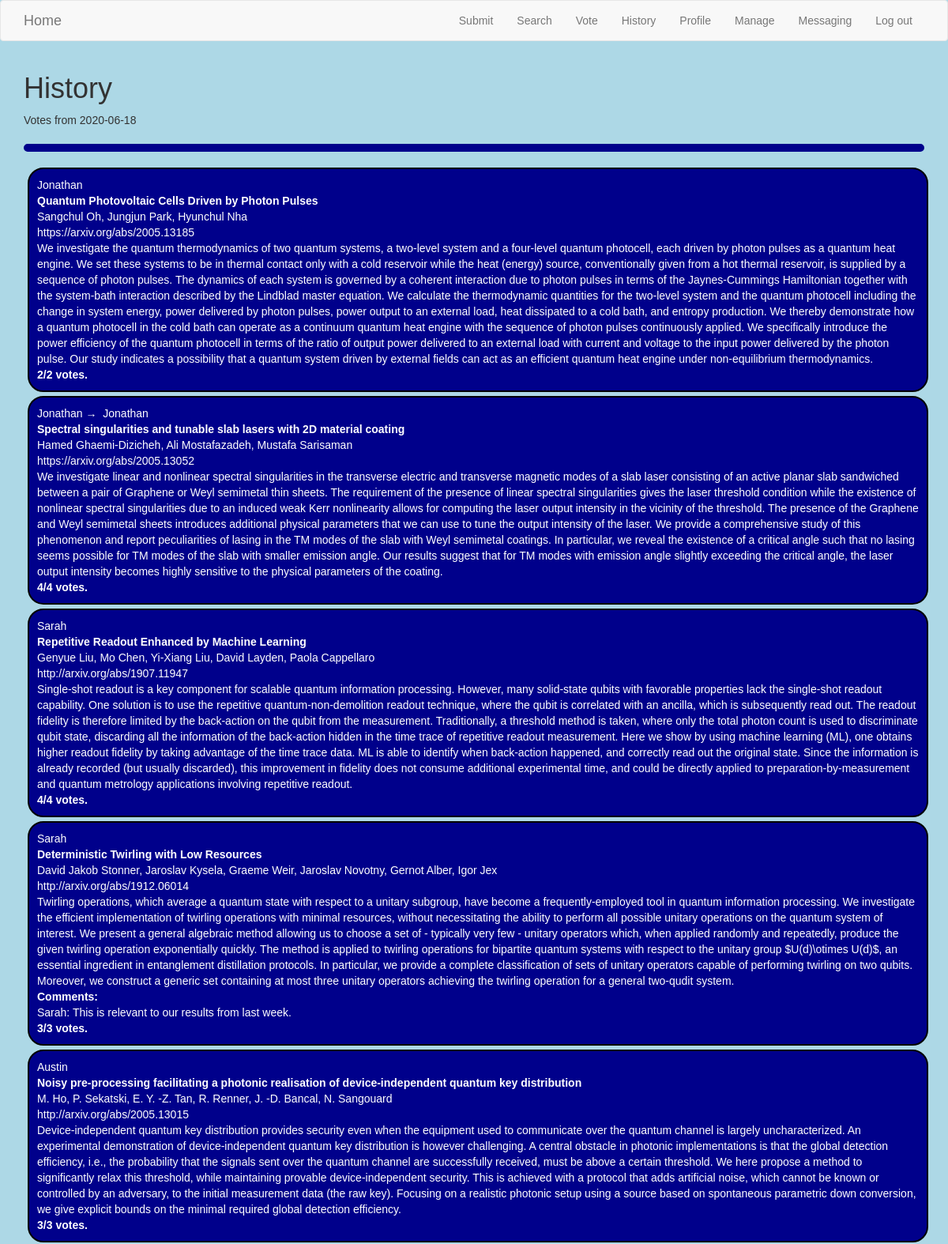
The app's page /history?week=2020-06-18 (signed in, upper part) with its own data.
### app/models.py (models this page shows, shortened)
class Paper(db.Model):
    id = db.Column(db.Integer, primary_key=True)
    title = db.Column(db.String(140))
    timestamp = db.Column(db.Date, index=True, default=datetime.utcnow)
    link = db.Column(db.String(140))
    abstract = db.Column(db.String(512))
    authors = db.Column(db.String(256))
    voted = db.Column(db.Date)
    score_n = db.Column(db.Integer)
    score_d = db.Column(db.Integer)
    comment = db.Column(db.String(256))
    subber_id = db.Column(db.Integer, db.ForeignKey('user.id'))
    volunteer_id = db.Column(db.Integer, db.ForeignKey('user.id'))
    subber = db.relationship('User', backref='subs',
                             foreign_keys=[subber_id])
    volunteer = db.relationship('User', backref='vols',
                             foreign_keys=[volunteer_id])

class User(UserMixin, db.Model):
    id = db.Column(db.Integer, primary_key=True)
    username = db.Column(db.String(64), index=True, unique=True)
    firstname = db.Column(db.String(64))
    lastname = db.Column(db.String(64))
    email = db.Column(db.String(120), index=True, unique=True)
    password_hash = db.Column(db.String(128))
    admin = db.Column(db.Boolean, default=False)
    password_hold = db.Column(db.String(128))
    retired = db.Column(db.Boolean, default=False)
    hp = db.Column(db.Integer, default=0)

### app/main/routes.py (the view)
@bp.route('/history')
@login_required
def history():
    poppers = ['latest', 'scroll']
    poppers.extend([i for i in range(99)])
    for i in poppers:
        if i in session:
            session.pop(i, None)
    week = request.args.get('week', None)
    if week:
        papers = (Paper.query.filter_by(voted = week)
                      .order_by(cast(Paper.score_n, Float)
                                /cast(Paper.score_d, Float)).all())
        papers.reverse()
        return render_template('main/history.html', papers=papers,
                               showvote=True, showsub=True)
    weeks = [paper.voted for paper
             in Paper.query.group_by(Paper.voted).all()]
    weeks.reverse()
    weeks.pop(-1)
    return render_template('main/history.html', weeks=weeks)

### app/models.py (called while the page is built)
@login.user_loader
def load_user(id):
    return User.query.get(int(id))

### app/templates/main/history.html
{% extends 'base.html' %}
{% block app_content %}
<h1>History</h1>
{% if papers %}
Votes from {{ papers[0].voted }}<hr>
{% for paper in papers %}
{% include 'main/_paper.html' %}
{% endfor %}
{% else %}
{% for week in weeks %}
<a href='{{ url_for('main.history', week=week) }}'>{{ week }}</a><br>
{% endfor %}
{% endif %}
{% endblock %}

### app/templates/main/_paper.html (shortened to what this page needs)
<div class='table table-hover'>
  <tr>
    <td width='70px'>
      {% if showsub %}
      <a href="{{ url_for('main.user', username=paper.subber.username) }}">
	{{ paper.subber.firstname }}
      </a>
      {% if paper.volunteer.firstname is defined %}
      &#8594;&nbsp;
      <a href="{{ url_for('main.user', username=paper.volunteer.username) }}">
	{{ paper.volunteer.firstname }}
      </a>
      {% endif %}<br>
      {% endif %}
    </td>
    <td>
      <span class='title'>{{ paper.title }}</span><br>
      {{ paper.authors }}<br>
      <a href='{{ paper.link }}'>{{ paper.link }}</a><br>
      {{ paper.abstract|replace('\\\\', '\\') }}<br>
      {% if showsub %}{% if paper.comment %}{% set comment = paper.comment.split('\n') %}
      <div class='comment'><span style='font-weight: bold;'>Comments:<br>
	</span>{% for i in comment  %}{{ i }}<br>{% endfor %}</div>
      {% endif %}{% endif %}
      {% if showvote %}
      <span class='votes'>
	{{ paper.score_n }}/{{ paper.score_d }} votes.
      </span>
      {% endif %}
    </td>
  </tr>
{% if not extras %}</div>{% endif %}

### app/static/style.css (style rules this page uses)
body { background-color: lightblue; font-family: arial; }
.title { font-weight: bold; }
hr { border: 5px solid darkblue; border-radius: 5px; }
.table-hover { border: 2px solid black; border-radius: 20px; padding: 10px; margin: 5px; background-color: darkblue; color: white; }
.table-hover a { color:white; }
.votes { font-weight: bold; }

### records on screen
Paper: voted "2020-06-18", subber.firstname "Jonathan", title "Quantum Photovoltaic Cells Driven by Photon Pulses", authors "Sangchul Oh, Jungjun Park, Hyunchul Nha", link "https://arxiv.org/abs/2005.13185", abstract "We investigate the quantum thermodynamics of two quantum systems, a two-level system and a four-level quantum photocell, each driven by photon pulses as a quantum heat engine. We set these systems to be in thermal contact only with a cold reservoir while the heat (energy) source, conventionally given from a hot thermal reservoir, is supplied by a sequence of photon pulses. The dynamics of each system is governed by a coherent interaction due to photon pulses in terms of the Jaynes-Cummings Hamiltonian together with the system-bath interaction described by the Lindblad master equation. We calculate the thermodynamic quantities for the two-level system and the quantum photocell including the…", score_n "2", score_d "2"
Paper: subber.firstname "Jonathan", volunteer.firstname "Jonathan", title "Spectral singularities and tunable slab lasers with 2D material coating", authors "Hamed Ghaemi-Dizicheh, Ali Mostafazadeh, Mustafa Sarisaman", link "https://arxiv.org/abs/2005.13052", abstract "We investigate linear and nonlinear spectral singularities in the transverse electric and transverse magnetic modes of a slab laser consisting of an active planar slab sandwiched between a pair of Graphene or Weyl semimetal thin sheets. The requirement of the presence of linear spectral singularities gives the laser threshold condition while the existence of nonlinear spectral singularities due to an induced weak Kerr nonlinearity allows for computing the laser output intensity in the vicinity of the threshold. The presence of the Graphene and Weyl semimetal sheets introduces additional physical parameters that we can use to tune the output intensity of the laser. We provide a comprehensive…", score_n "4", score_d "4"
Paper: subber.firstname "Sarah", title "Repetitive Readout Enhanced by Machine Learning", authors "Genyue Liu, Mo Chen, Yi-Xiang Liu, David Layden, Paola Cappellaro", link "http://arxiv.org/abs/1907.11947", abstract "Single-shot readout is a key component for scalable quantum information processing. However, many solid-state qubits with favorable properties lack the single-shot readout capability. One solution is to use the repetitive quantum-non-demolition readout technique, where the qubit is correlated with an ancilla, which is subsequently read out. The readout fidelity is therefore limited by the back-action on the qubit from the measurement. Traditionally, a threshold method is taken, where only the total photon count is used to discriminate qubit state, discarding all the information of the back-action hidden in the time trace of repetitive readout measurement. Here we show by using machine…", score_n "4", score_d "4"
Paper: subber.firstname "Sarah", title "Deterministic Twirling with Low Resources", authors "David Jakob Stonner, Jaroslav Kysela, Graeme Weir, Jaroslav Novotny, Gernot Alber, Igor Jex", link "http://arxiv.org/abs/1912.06014", abstract "Twirling operations, which average a quantum state with respect to a unitary subgroup, have become a frequently-employed tool in quantum information processing. We investigate the efficient implementation of twirling operations with minimal resources, without necessitating the ability to perform all possible unitary operations on the quantum system of interest. We present a general algebraic method allowing us to choose a set of - typically very few - unitary operators which, when applied randomly and repeatedly, produce the given twirling operation exponentially quickly. The method is applied to twirling operations for bipartite quantum systems with respect to the unitary group…", comment "Sarah: This is relevant to our results from last week.", score_n "3", score_d "3"
Paper: subber.firstname "Austin", title "Noisy pre-processing facilitating a photonic realisation of device-independent quantum key distribution", authors "M. Ho, P. Sekatski, E. Y. -Z. Tan, R. Renner, J. -D. Bancal, N. Sangouard", link "http://arxiv.org/abs/2005.13015", abstract "Device-independent quantum key distribution provides security even when the equipment used to communicate over the quantum channel is largely uncharacterized. An experimental demonstration of device-independent quantum key distribution is however challenging. A central obstacle in photonic implementations is that the global detection efficiency, i.e., the probability that the signals sent over the quantum channel are successfully received, must be above a certain threshold. We here propose a method to significantly relax this threshold, while maintaining provable device-independent security. This is achieved with a protocol that adds artificial noise, which cannot be known or controlled by…", score_n "3", score_d "3"
